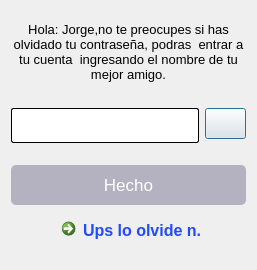
<?xml version="1.0" encoding="UTF-8"?>
<ui version="4.0">
 <class>Dialog</class>
 <widget class="QDialog" name="Dialog">
  <property name="windowModality">
   <enum>Qt::WindowModal</enum>
  </property>
  <property name="geometry">
   <rect>
    <x>0</x>
    <y>0</y>
    <width>257</width>
    <height>270</height>
   </rect>
  </property>
  <property name="minimumSize">
   <size>
    <width>257</width>
    <height>260</height>
   </size>
  </property>
  <property name="maximumSize">
   <size>
    <width>280</width>
    <height>295</height>
   </size>
  </property>
  <property name="mouseTracking">
   <bool>false</bool>
  </property>
  <property name="contextMenuPolicy">
   <enum>Qt::NoContextMenu</enum>
  </property>
  <property name="acceptDrops">
   <bool>false</bool>
  </property>
  <property name="windowTitle">
   <string/>
  </property>
  <property name="sizeGripEnabled">
   <bool>false</bool>
  </property>
  <property name="modal">
   <bool>false</bool>
  </property>
  <layout class="QVBoxLayout" name="verticalLayout">
   <item>
    <widget class="QLabel" name="label_19">
     <property name="minimumSize">
      <size>
       <width>0</width>
       <height>5</height>
      </size>
     </property>
     <property name="maximumSize">
      <size>
       <width>16777215</width>
       <height>7</height>
      </size>
     </property>
     <property name="text">
      <string/>
     </property>
    </widget>
   </item>
   <item>
    <widget class="QLabel" name="bel_mensaje">
     <property name="font">
      <font>
       <family>MS Shell Dlg 2</family>
       <pointsize>10</pointsize>
      </font>
     </property>
     <property name="styleSheet">
      <string notr="true"/>
     </property>
     <property name="text">
      <string>Hola: Jorge,no te preocupes si has olvidado tu contraseña, podras  entrar a tu cuenta  ingresando el nombre de tu mejor amigo.</string>
     </property>
     <property name="alignment">
      <set>Qt::AlignCenter</set>
     </property>
     <property name="wordWrap">
      <bool>true</bool>
     </property>
    </widget>
   </item>
   <item>
    <widget class="QLabel" name="label_4">
     <property name="minimumSize">
      <size>
       <width>20</width>
       <height>10</height>
      </size>
     </property>
     <property name="maximumSize">
      <size>
       <width>16777215</width>
       <height>15</height>
      </size>
     </property>
     <property name="text">
      <string/>
     </property>
    </widget>
   </item>
   <item>
    <layout class="QHBoxLayout" name="horizontalLayout_9">
     <item>
      <widget class="QLineEdit" name="le_mejorAmigo">
       <property name="minimumSize">
        <size>
         <width>0</width>
         <height>35</height>
        </size>
       </property>
       <property name="maximumSize">
        <size>
         <width>16777215</width>
         <height>30</height>
        </size>
       </property>
       <property name="font">
        <font>
         <pointsize>12</pointsize>
        </font>
       </property>
       <property name="styleSheet">
        <string notr="true">border: 1px solid black;
border-radius:2px;</string>
       </property>
       <property name="maxLength">
        <number>20</number>
       </property>
       <property name="alignment">
        <set>Qt::AlignCenter</set>
       </property>
      </widget>
     </item>
     <item>
      <widget class="QPushButton" name="btn_mostrarPassword">
       <property name="minimumSize">
        <size>
         <width>41</width>
         <height>31</height>
        </size>
       </property>
       <property name="maximumSize">
        <size>
         <width>41</width>
         <height>31</height>
        </size>
       </property>
       <property name="styleSheet">
        <string notr="true"/>
       </property>
       <property name="text">
        <string/>
       </property>
      </widget>
     </item>
    </layout>
   </item>
   <item>
    <widget class="QLabel" name="label_2">
     <property name="minimumSize">
      <size>
       <width>20</width>
       <height>10</height>
      </size>
     </property>
     <property name="maximumSize">
      <size>
       <width>16777215</width>
       <height>15</height>
      </size>
     </property>
     <property name="text">
      <string/>
     </property>
    </widget>
   </item>
   <item>
    <widget class="QPushButton" name="btn_entrar">
     <property name="minimumSize">
      <size>
       <width>150</width>
       <height>40</height>
      </size>
     </property>
     <property name="maximumSize">
      <size>
       <width>16777215</width>
       <height>40</height>
      </size>
     </property>
     <property name="styleSheet">
      <string notr="true">
QPushButton {
/*border: 1px solid black;*/
border-radius:5px;
background-color: rgb(180, 177, 193);
color:white;
font-size: 17px;
 }

QPushButton:hover {
border-radius:5px;
background-color: rgb(158, 153, 156);
font-size: 17px;
}

QPushButton:pressed {
border-radius:5px;
background-color: rgb(175, 203, 216);
font-size: 17px;
}


</string>
     </property>
     <property name="text">
      <string>Hecho</string>
     </property>
    </widget>
   </item>
   <item>
    <layout class="QHBoxLayout" name="horizontalLayout_8">
     <item>
      <widget class="QLabel" name="label_10">
       <property name="maximumSize">
        <size>
         <width>16777215</width>
         <height>30</height>
        </size>
       </property>
       <property name="text">
        <string/>
       </property>
      </widget>
     </item>
     <item>
      <widget class="QCommandLinkButton" name="btn_amigoOlvidado">
       <property name="minimumSize">
        <size>
         <width>150</width>
         <height>30</height>
        </size>
       </property>
       <property name="maximumSize">
        <size>
         <width>150</width>
         <height>30</height>
        </size>
       </property>
       <property name="font">
        <font>
         <family>Segoe UI</family>
         <pointsize>12</pointsize>
        </font>
       </property>
       <property name="focusPolicy">
        <enum>Qt::NoFocus</enum>
       </property>
       <property name="layoutDirection">
        <enum>Qt::LeftToRight</enum>
       </property>
       <property name="styleSheet">
        <string notr="true">color: rgb(33, 73, 255);</string>
       </property>
       <property name="text">
        <string>Ups lo olvide n.n</string>
       </property>
       <property name="icon">
        <iconset theme="?">
         <normaloff>.</normaloff>.</iconset>
       </property>
       <property name="autoDefault">
        <bool>false</bool>
       </property>
       <property name="default">
        <bool>false</bool>
       </property>
       <property name="description">
        <string/>
       </property>
      </widget>
     </item>
     <item>
      <widget class="QLabel" name="label_12">
       <property name="maximumSize">
        <size>
         <width>16777215</width>
         <height>30</height>
        </size>
       </property>
       <property name="text">
        <string/>
       </property>
      </widget>
     </item>
    </layout>
   </item>
   <item>
    <widget class="QLabel" name="label_3">
     <property name="minimumSize">
      <size>
       <width>20</width>
       <height>10</height>
      </size>
     </property>
     <property name="maximumSize">
      <size>
       <width>16777215</width>
       <height>15</height>
      </size>
     </property>
     <property name="text">
      <string/>
     </property>
    </widget>
   </item>
  </layout>
 </widget>
 <resources/>
 <connections/>
</ui>
